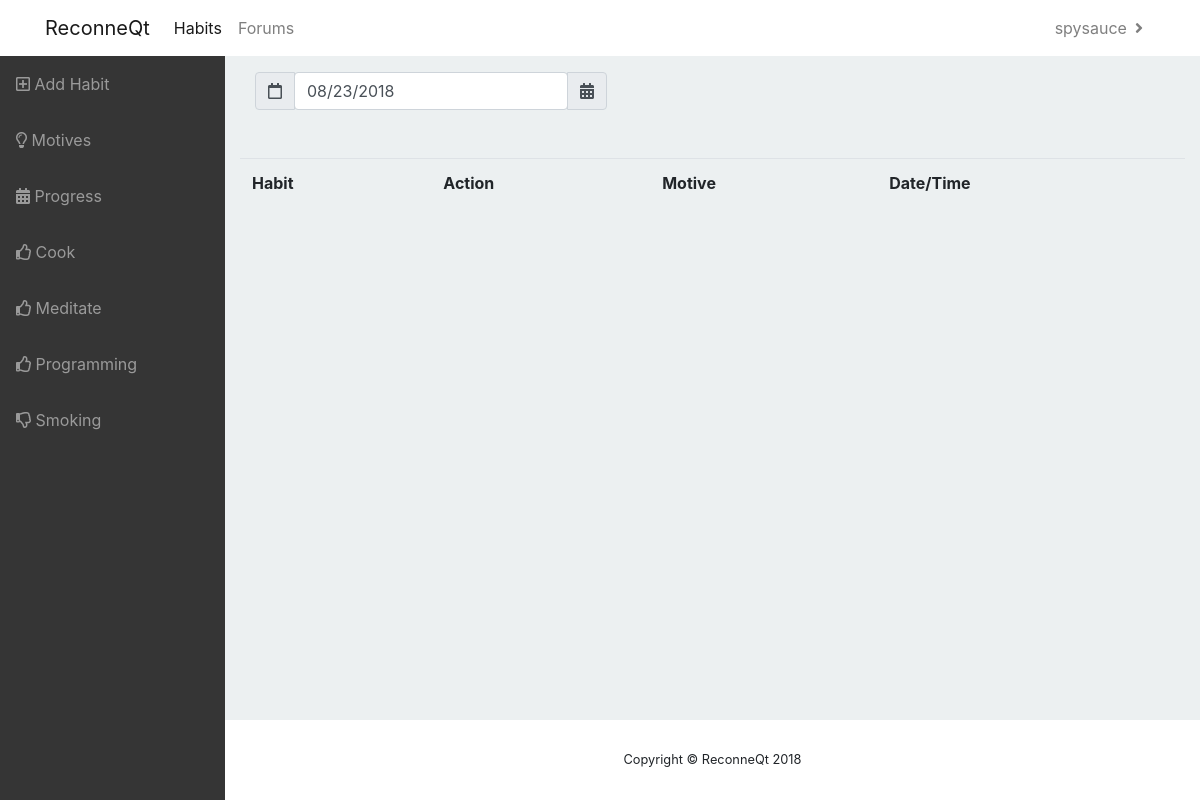
The page /reconneqt/progress/ (signed in) on the database its author committed.
### habits/models.py (models this page shows, shortened)
class Habit(models.Model):
    habit_name = models.CharField(max_length=30)
    good_habit = models.BooleanField(default=False)
    user = models.ForeignKey(User, on_delete=models.CASCADE)
    class Meta:
        ordering = ('habit_name',)

### habits/views/progress.py (the view, shortened to what this page needs)
# urls.py: path('progress/', views.progress, name='progress'),
@login_required
@csrf_protect
def progress(request):
    try:
        user_id = int(request.user.id)
        habit_list = Habit.objects.filter(user_id=user_id)
        if request.method == "POST":
            form = ProgressForm(request.POST)
            if form.is_valid():
                date = form.cleaned_data.get('date')
                action_list = Action.objects.filter(user_id=user_id).filter(action_time__date=date)
        else:
            form = ProgressForm()
            print(datetime.today())
            action_list = Action.objects.filter(action_time__date=datetime.today())
    except User.DoesNotExist:
        raise Http404("User does not exist")
    print(action_list)
    occurence = {}
    num_motives = 0
    context = {
        'habit_list': habit_list,
        'action_list': action_list,
        'num_motives': num_motives,
        'occurence': occurence
    }
    return render(request, 'habits/progress.html', context)

### habits/templates/habits/progress.html (shortened to what this page needs)
{% extends "habits/base_habits.html" %}
{% load habit_filters %}
{% block dynamic_menu %}
  {% for habit in habit_list %}
  <li class="nav-item">
    {% if habit.good_habit %}
    <a href="{% url 'habit_detail' habit.id %}" class="nav-link">
      <i class="far fa-thumbs-up"></i>
      <span>{{ habit.habit_name }}</span>
    </a>
    {% else %}
    <a href="{% url 'habit_detail' habit.id %}" class="nav-link">
      <i class="far fa-thumbs-down"></i>
      <span>{{ habit.habit_name }}</span>
    </a>
    {% endif %}
  </li>
  {% endfor %}
{% endblock %}
{% block main %}
<div class="span5 col-lg-6 col-md-7" id="sandbox-container">
  <div class="input-group">
    <div class="input-group-prepend" data-toggle="tooltip" data-placement="bottom" title="Today">
      <span id="date-today" class="input-group-text btn btn-outline-info">
        <i class="far fa-calendar"></i>
      </span>
    </div>
    <form method="POST">
      <input id="date" type="text" method="POST" url="{% url 'progress' %}" class="form-control datepicker date">
    </form>
    <div class="input-group-append">
      <span class="input-group-text input-group-addon">
        <i class="fas fa-calendar-alt"></i>
      </span>
    </div>
  </div>
</div>
<br/>
<br/>
<div id="progress-table">
  <table class="table">
    <tr>
      <th>Habit</th>
      <th>Action</th>
      <th>Motive</th>
      <th>Date/Time</th>
    </tr>
  </table>
</div>
{% endblock %}

### habits/templates/habits/base_template.html (shortened to what this page needs)
{% load static %}
<!doctype html>
<html lang="en">
  <head>
    <link rel="stylesheet" href="https://maxcdn.bootstrapcdn.com/bootstrap/4.0.0/css/bootstrap.min.css"
>
    <link rel="stylesheet" href="https://use.fontawesome.com/releases/v5.2.0/css/all.css">
    <link href="{% static 'habits/css/landing-page.css' %}" rel="stylesheet">
    <link href="{% static 'habits/css/bootstrap-datepicker3.min.css' %}" rel="stylesheet">
    {% block css %}{% endblock %}
  </head>
  <body>
    <nav class="navbar navbar-expand-md navbar-light static-top">
      <div class="container">
        <a class="navbar-brand" href="{% url 'index' %}">ReconneQt</a>
        <div class="collapse navbar-collapse" id="navbarsExampleDefault">
          <ul class="navbar-nav mr-auto">
            {% if not user.is_anonymous %}
            <li class="nav-item">
              <a class="nav-link" href="{% url 'progress' %}">Habits</a>
            </li>
            {% endif %}
            <li class="nav-item">
              <a class="nav-link" href="{% url 'forum' %}">Forums</a>
            </li>
          </ul>
          <ul class="navbar-nav">
            {% if not user.is_anonymous %}
            <li class="nav-item dropdown">
                <a class="nav-link dropdown-toggle float-right" href="http://example.com" id="userdropdown"
                data-toggle="dropdown" aria-haspopup="true" aria-expanded="false">{{ user.get_username }}</a>
            </li>
            {% else %}
            <li class="nav-item">
              <a class="nav-link" href="{% url 'login' %}?next={{request.path}}">Login</a>
            </li>
            {% endif %}
          </ul>
        </div>
      </div>
    </nav>
    {% block content %}{% endblock %}
  </body>
</html>

### habits/static/habits/css/sb-admin.css (style rules this page uses)
html { position: relative; min-height: 100%; }
body { height: 100%; }
.navbar-nav .nav-item.dropdown .dropdown-toggle::after { width: 1rem; text-align: center; float: right; vertical-align: 0; border: 0; font-weight: 900; content: '\f105'; font-family: 'Font Awesome 5 Free'; }
.sidebar .nav-item:last-child { margin-bottom: 1rem; }
.sidebar .nav-item .nav-link { text-align: center; padding: 0.75rem 1rem; width: 90px; }
.sidebar .nav-item .nav-link span { font-size: 0.65rem; display: block; }
.sidebar .nav-item .nav-link { color: rgba(255, 255, 255, 0.5); }
@media (min-width: 768px) { .sidebar .nav-item .nav-link { display: block; width: 100%; text-align: left; padding: 1rem; width: 225px; } }
@media (min-width: 768px) { .sidebar .nav-item .nav-link span { font-size: 1rem; display: inline; } }
:root { --input-padding-x: 0.75rem; --input-padding-y: 0.75rem; }

### habits/static/habits/css/starter-template.css (style rules this page uses)
body { overflow-x: hidden; background: #fff; }

### rows shown on the page
Habit: habit_name "Cook"
Habit: habit_name "Meditate"
Habit: habit_name "Programming"
Habit: habit_name "Smoking"

### other values the page prints
{{ user.get_username }} "spysauce"
